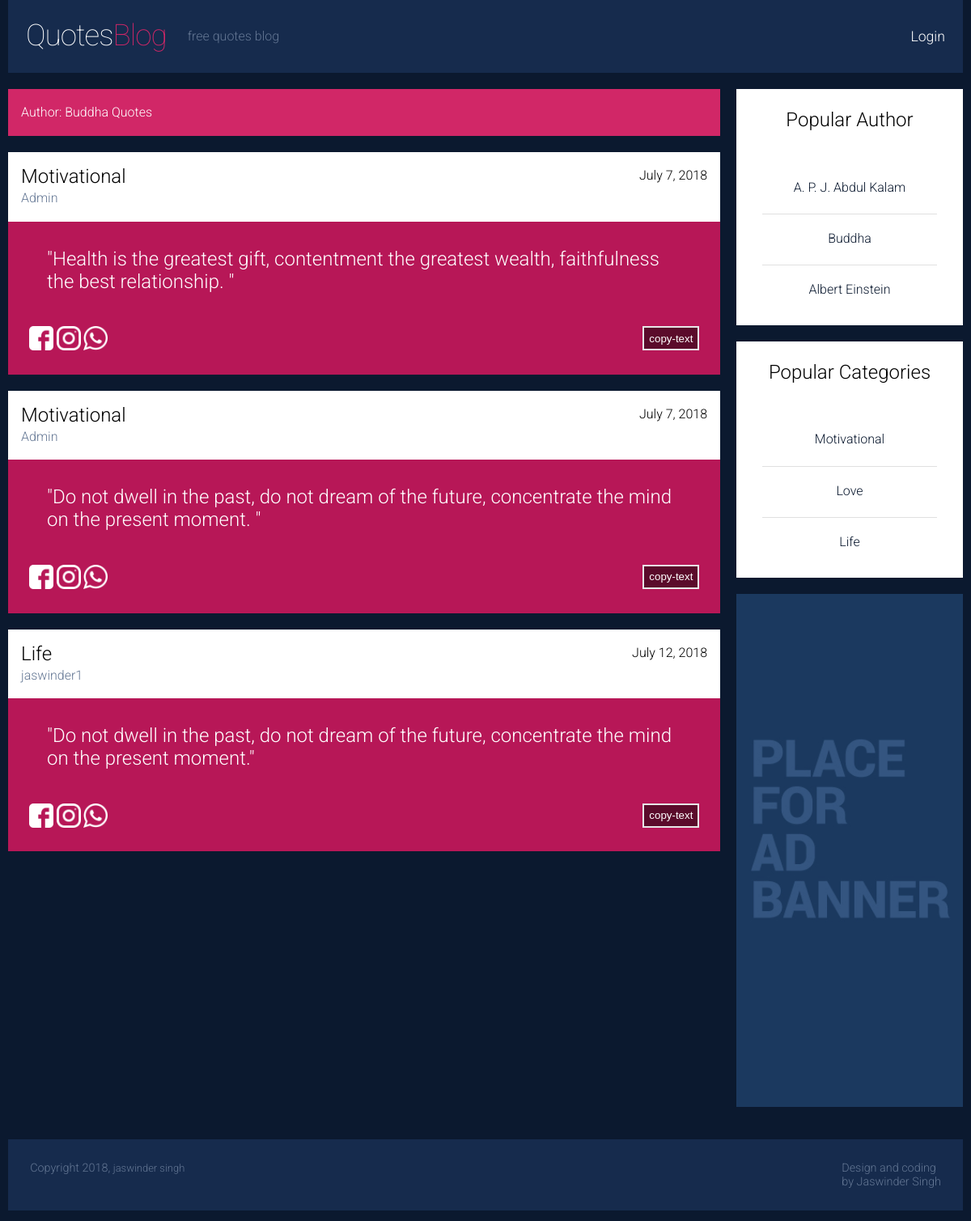
Screenshot of /author/Buddha with the database file from the repository.
### quotes/models.py (models this page shows)
class author(models.Model):
	name = models.CharField(max_length=30)
	user = models.ForeignKey(settings.AUTH_USER_MODEL, on_delete=models.CASCADE,default=1)
	submitedon = models.DateField(default=datetime.date.today)
	isapproved = models.BooleanField(default=False)
	isdeleted = models.BooleanField(default=False)

class quotes(models.Model):
	quotes = models.CharField(max_length=500)
	author = models.ForeignKey(author, on_delete=models.CASCADE)
	user = models.ForeignKey(settings.AUTH_USER_MODEL, on_delete=models.CASCADE,default=1)
	submitedon = models.DateField(default=datetime.date.today)
	category = models.ForeignKey(category, on_delete=models.CASCADE)
	shareFacebook = models.IntegerField(default=0)
	shareWhatsapp = models.IntegerField(default=0)
	shareInstagram = models.IntegerField(default=0)
	copyquotes = models.IntegerField(default=0)
	isapproved = models.BooleanField(default=False)
	isdeleted = models.BooleanField(default=False)

class category(models.Model):
	name = models.CharField(max_length=30)
	submitedon = models.DateField(default=datetime.date.today)
	user = models.ForeignKey(settings.AUTH_USER_MODEL, on_delete=models.CASCADE,default=1)
	isapproved = models.BooleanField(default=False)
	isdeleted = models.BooleanField(default=False)

### quotes/views.py (the view)
# urls.py: path('author/<authorname>', views.author, name='author'),
def author(request,authorname):
	authquo = quotes.objects.filter(author__name=authorname)
	if not authquo:
		if request.user.is_authenticated:
			return render(request,"usererror.html",{"authorname":authorname})
		else:
			return render(request,"error.html",{"authorname":authorname})
	else:
		context = {"author_quotes":authquo,"authorname":authorname}
		return render(request,"author.html",context)

### quotes/context_processors.py (called while the page is built)
def categories(request):
	return {
		'categories': category.objects.all()[:3],
		'authors': author.objects.all()[:3]
	}

### quotes/templates/author.html
{% extends 'base.html' %}
   {% block pagecontent %}
      <section id="article-section" class="line archive">
         <div class="margin">
            <div class="s-12 l-9">
               {% if author_quotes %}
               <article class="margin-bottom">
                  <div class="post-4 line">
                     <div class="s-12 l-12 " style="padding: 1em 1em 1em;">
                        <p class="month" style="color: white;">Author: {{authorname}} Quotes</p>
                     </div>
                  </div>
               </article>
               {% for quote in author_quotes %}
               <article class="margin-bottom">
                  <div >
                     <div class="s-12 l-12 " style="padding: 1em 1em 1em;">
                        <a class="month" style="color: black;font-size: x-large;" href="/quotes/category/{{quote.category.name}}">{{quote.category.name}}</a>
                        <p class="date" style="color: black;float: right;">{{quote.submitedon}}</p>
                        {% if quote.user.is_staff %}
                     <p>Admin</p>
                  {% else %}
                     <p>{{ quote.user.username }}</p>
                  {%endif%}
                     </div>
                  </div>
                  <div class="post-1 line">
                  <div style="padding: 2em 3em 1em;" >
                     <a href="/quotes/search/?id={{quote.id}}" style="color: white;font-size: x-large;" id="quotes_{{quote.id}}">"{{quote.quotes}}"
                     </a>
                  </div>
                  <div class="social">
                  <a onclick="updatedata('shareFacebook_{{quote.id}}')">
                     <img style="height: 30px;width: 30px;cursor: pointer;" src="/static/img/icon/facebook-logo.png" />
                  </a>
                  <a onclick="updatedata('shareInstagram_{{quote.id}}')">
                     <img style="height: 30px;width: 30px;cursor: pointer;" src="/static/img/icon/instagram.png" />
                  </a>
                  <a onclick="updatedata('shareWhatsapp_{{quote.id}}')">
                     <img  style="height: 30px;width: 30px;cursor: pointer;" src="/static/img/icon/whatsapp-logo.png" />
                  </a>
                  <button id="copyquotes_{{quote.id}}" onclick="updatedata('copyquotes_{{quote.id}}')" class="right" style="background:rgba(0,0,0,0.5);color: white;border: 2px solid #e7e7e7;height: 30px;cursor: copy;">copy-text</button>
               </div>
               </div>
               </article>
               {% endfor %}
               {% endif %}
            </div>
   {% endblock %}

### quotes/templates/base.html (shortened to what this page needs)
{% load static %}
<!DOCTYPE html>
<html lang="en-US">
   <head>
      <link rel="stylesheet" href='{%static "css/components.css" %}'>
      <link rel="stylesheet" href='{% static "css/responsee.css" %}'>
      <link rel="stylesheet" href='{%static "css/template-style.css"%}'>
   </head>
   <body class="size-1140">
      <header class="margin-bottom">
         <div class="line">
            <nav>
               <div class="top-nav">
                  <a class="logo" href="{% url 'index' %}">
                  Quotes<span>Blog</span>
                  </a>
                  <h1>free quotes blog</h1>
                  <ul class="top-ul right">
                   {% if user.is_authenticated %}
                     <li>
                        <a>Welcome: {{user.username}}</a>
                     </li>
                     <li>
                        <a href="/user/profile/">Dashboard</a>
                     </li>
                     <li>
                        <a href="/accounts/logout/?next=/">Logout</a>
                     </li>
                   {% else %}
                     <li>
                        <a href="/accounts/login/">Login</a>
                     </li>
                   {%endif%}
                  </ul>
               </div>
            </nav>
         </div>
      </header>
      {% block pagecontent %}
      {% endblock %}
         <div class="s-12 l-3" >
            <article class="post-3 line" style="padding: 1em 1em 1em;font-size: x-large;color: black;" >
               <center>Popular Author</center>
            </article>
            <aside>
               <div class="aside-block margin-bottom">
                     <center>
                        {% for author in authors %}
                        <a class="latest-posts" href="/quotes/author/{{author.name}}">
                        <h5>{{author.name}}</h5>
                        </a>
                        {% endfor %}
                     </center>
               </div>
            </aside>
            <article class="post-3 line" style="padding: 1em 1em 1em;font-size: x-large;color: black;" >
               <center>Popular Categories</center>
            </article>
            <aside>
               <div class="aside-block margin-bottom">
                     <center>
                        {% for category in categories %}
                        <a class="latest-posts" href="/quotes/category/{{category.name}}">
                        <h5>{{category.name}}</h5>
                        </a>
                        {% endfor %}
                     </center>
                  </div>
                  <div class="advertising margin-bottom">
                     <img src="/static/img/banner.jpg" alt="ad banner">
                  </div>
            </aside>
         </div>
      </div>
   </section>
      <div class="line">
         <footer>
            <div class="s-12 l-8">
               <p>
                  Copyright 2018, <a href="http://jaswinder.info/">jaswinder singh</a><br>
               </p>
            </div>
            <div class="s-12 l-4">
               <a class="right" href="http://jaswinder.info/" title="">Design and coding<br>
               by Jaswinder Singh
               </a>
            </div>
         </footer>
      </div>
   </body>
</html>

### static/css/responsee.css (style rules this page uses)
* { -webkit-box-sizing:border-box; -moz-box-sizing:border-box; box-sizing:border-box; margin:0; }
body { background:none repeat scroll 0 0 #d3d3d3; font-size:100%; margin:0; font-family:"Open Sans",Arial,sans-serif; color:#444; }
h1, h2, h3, h4, h5, h6 { color:#444; font-weight: normal; margin:0.2em 0 0.2em 0; }
h1 { font-size:2.4em; }
h5 { font-size:1em; }
a, a:link, a:visited, a:hover, a:active { text-decoration:none; color:#444; }
img { border:0; height:auto; width:100%; }
.size-1140 .line { margin:0 auto; max-width:90.25em; padding:0 0.625em; }
nav { display:block; width:100%; background:#262626; }
.line:after,nav:after,.center:after,.box:after { clear:both; content:"."; display:block; height:0; line-height:0; visibility:hidden; }
.top-nav ul { padding:0; }
.top-nav li { float:left; list-style:none outside none; cursor:pointer; }
.top-nav li a { padding:1.25em; display:block; color:#fff; }
.aside-nav li li a, .aside-nav li li.active-item a, .aside-nav li li.aside-sub-submenu li a, .aside-nav > ul > li > a, .aside-nav > ul > li.active-item > a:link, .aside-nav > ul > li.active-item > a:visited, .aside-nav li > ul, .top-nav .active-item a, .top-nav li a, .aside-nav li a, .top-nav li ul li a, .top-nav li a,.top-nav li a, .top-nav li ul li a, .top-nav li ul li ul li a { transition:background 0.20s linear 0s; -o-transition:background 0.20s linear 0s; -ms-transition:background 0.20s linear 0s; -moz-transition:background 0.20s linear 0s; -webkit-transition:background 0.20s linear 0s; }
.margin { margin:0 -0.625em; }
.line { clear:left; }
.line .line { padding:0; }
.margin-bottom { margin-bottom:1.25em; }
.s-1, .s-2,.s-five,.s-3, .s-4, .s-5, .s-6, .s-7, .s-8, .s-9, .s-10, .s-11, .s-12, .l-1, .l-2, .l-five, .l-3, .l-4, .l-5, .l-6, .l-7, .l-8, .l-9, .l-10, .l-11, .l-12 { float:left; position:relative; }
.s-12 { width:100%; }
.margin > .s-1,.margin > .s-2,.margin > .s-five,.margin > .s-3,.margin > .s-4,.margin > .s-5,.margin > .s-6,.margin > .s-7,.margin > .s-8,.margin > .s-9,.margin > .s-10,.margin > .s-11,.margin > .s-12, .margin > .l-1,.margin > .l-2,.margin > .l-five,.margin > .l-3,.margin > .l-4,.margin > .l-5,.margin > .l-6,.margin > .l-7,.margin > .l-8,.margin > .l-9,.margin > .l-10,.margin > .l-11,.margin > .l-12 { padding:0 0.625em; }
.margin > .s-12 { width:100%; }
.l-3 { width:25%; }
.l-4 { width:33.3333%; }
.l-8 { width:66.6666%; }
.l-9 { width:75%; }
.l-12 { clear:left;width:100%; }
.margin > .l-3 { width:25%; }
.margin > .l-9 { width:75%; }
.right { float:right; }

### static/css/template-style.css (style rules this page uses)
body { background: none repeat scroll 0 0 #0b192f; color: #fff; font-family: roboto; font-weight: 300; }
nav { background: none repeat scroll 0 0 #162b4d; position: relative; }
a.logo { color: #fff; display: inline-block; font-size: 2.3em; font-weight: 100; letter-spacing: -1px; padding: 0.6em; }
a.logo span { color: #d12767; }
header h1 { color: #637693; display: inline; font-size: 1em; font-weight: 300; margin: 0; position: relative; top: -0.35em; }
.top-nav li a { font-size: 1.1em; padding: 2em 1.25em; }
.social { padding: 1.6em; }
section p { line-height: 1.6em; }
.post-1 { background: none repeat scroll 0 0 #B71757; }
.post-3 { background: none repeat scroll 0 0 #b1660e; }
.post-4 { background: none repeat scroll 0 0 #d12767; }
.aside-block { background: none repeat scroll 0 0 #fff; margin-bottom: 1.25em; padding: 2em; }
aside img { display: block; margin: 0; }
.advertising { background: none repeat scroll 0 0 #fff; }
footer { background: none repeat scroll 0 0 #162b4d; display: inline-block; margin-bottom: 0; margin-top: 1.25em; padding: 1.7em; position: relative; width: 100%; }
footer p, footer a, footer a:link, footer a:active, footer a:visited { color: #637693; font-size: 0.9em; }
#article-section article { background: none repeat scroll 0 0 #fff; }
#article-section p { color: #637693; }
#article-section h1, #article-section h2, #article-section h3, #article-section h4, #article-section h5, #article-section h6 { color: #0b192f; font-weight: 100; }
#article-section h3, #article-section h4, #article-section h5, #article-section h6 { font-weight: 300; }
a.latest-posts { border-bottom: 1px solid #e0e0e0; display: block; margin-bottom: 1.25em; padding-bottom: 1.25em; }
a.latest-posts:last-child { border: 0 none; margin: 0; padding: 0; }

### rows the page displays
author: name "Buddha"
quotes: category.name "Motivational", submitedon "July 7, 2018", shows "Admin", quotes "Health is the greatest gift, contentment the greatest wealth, faithfulness the best relationship."
quotes: category.name "Motivational", submitedon "July 7, 2018", shows "Admin", quotes "Do not dwell in the past, do not dream of the future, concentrate the mind on the present moment."
quotes: category.name "Life", submitedon "July 12, 2018", user.username "jaswinder1", quotes "Do not dwell in the past, do not dream of the future, concentrate the mind on the present moment."
author: name "A. P. J. Abdul Kalam"
author: name "Albert Einstein"
category: name "Motivational"
category: name "Love"
category: name "Life"
